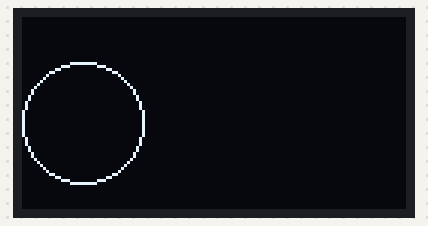
A sketch run on a simulated Arduino Uno, built with avr-gcc and run on an emulated ATmega328P. On the bench: 128×64 one-colour display.

Above: at 2.1 s.
At 3.1 s:
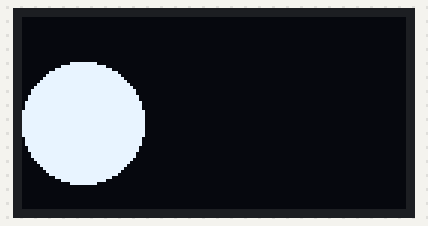
At 4.2 s:
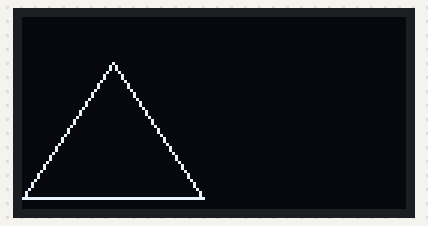
At 5.2 s:
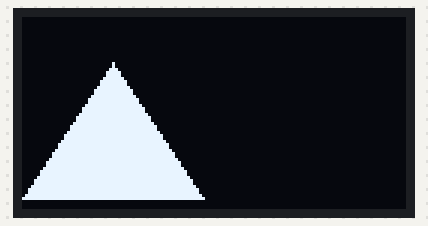
At 6.2 s:
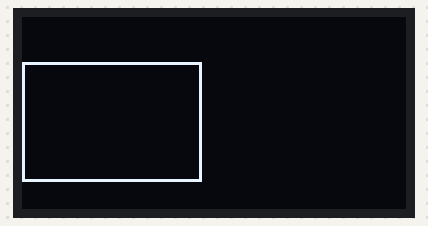
At 9.3 s:
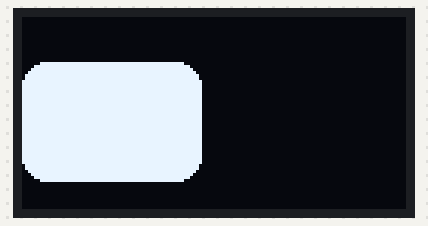

Measured:
- by itself, everything shown: repeats every 8.2 s, in 8 steps
- what the display in image 0 shows lasts 1.0 s, from 2.1 s to 3.1 s

The sketch:

2.Display_Drawing.ino
```cpp
#include <Wire.h>
#include <Adafruit_GFX.h>
#include <Adafruit_SSD1306.h>

#define OLED_WIDTH 128 // OLED width,  in pixels
#define OLED_HEIGHT 64 // OLED height, in pixels

// create an OLED display object connected to I2C
Adafruit_SSD1306 oled(OLED_WIDTH, OLED_HEIGHT, &Wire, -1);

void setup() {
  Serial.begin(9600);

  // initialize OLED display with I2C address 0x3C
  if (!oled.begin(SSD1306_SWITCHCAPVCC, 0x3C)) {
    Serial.println(F("failed to start SSD1306 OLED"));
    while (1);
  }

  delay(2000); // wait two seconds for initializing
  oled.setCursor(0, 0);
}

void loop() {
  // draw a circle
  oled.clearDisplay();
  oled.drawCircle(20, 35, 20, WHITE);
  oled.display();
  delay(1000);

  // fill a circle
  oled.clearDisplay();
  oled.fillCircle(20, 35, 20, WHITE);
  oled.display();
  delay(1000);

  // draw a triangle
  oled.clearDisplay();
  oled.drawTriangle(30, 15, 0, 60, 60, 60, WHITE);
  oled.display();
  delay(1000);

  // fill a triangle
  oled.clearDisplay();
  oled.fillTriangle(30, 15, 0, 60, 60, 60, WHITE);
  oled.display();
  delay(1000);

  // draw a rectangle
  oled.clearDisplay();
  oled.drawRect(0, 15, 60, 40, WHITE);
  oled.display();
  delay(1000);

  // fill a rectangle
  oled.clearDisplay();
  oled.fillRect(0, 15, 60, 40, WHITE);
  oled.display();
  delay(1000);

  // draw a round rectangle
  oled.clearDisplay();
  oled.drawRoundRect(0, 15, 60, 40, 8, WHITE);
  oled.display();
  delay(1000);

  // fill a round rectangle
  oled.clearDisplay();
  oled.fillRoundRect(0, 15, 60, 40, 8, WHITE);
  oled.display();
  delay(1000);
}
```
